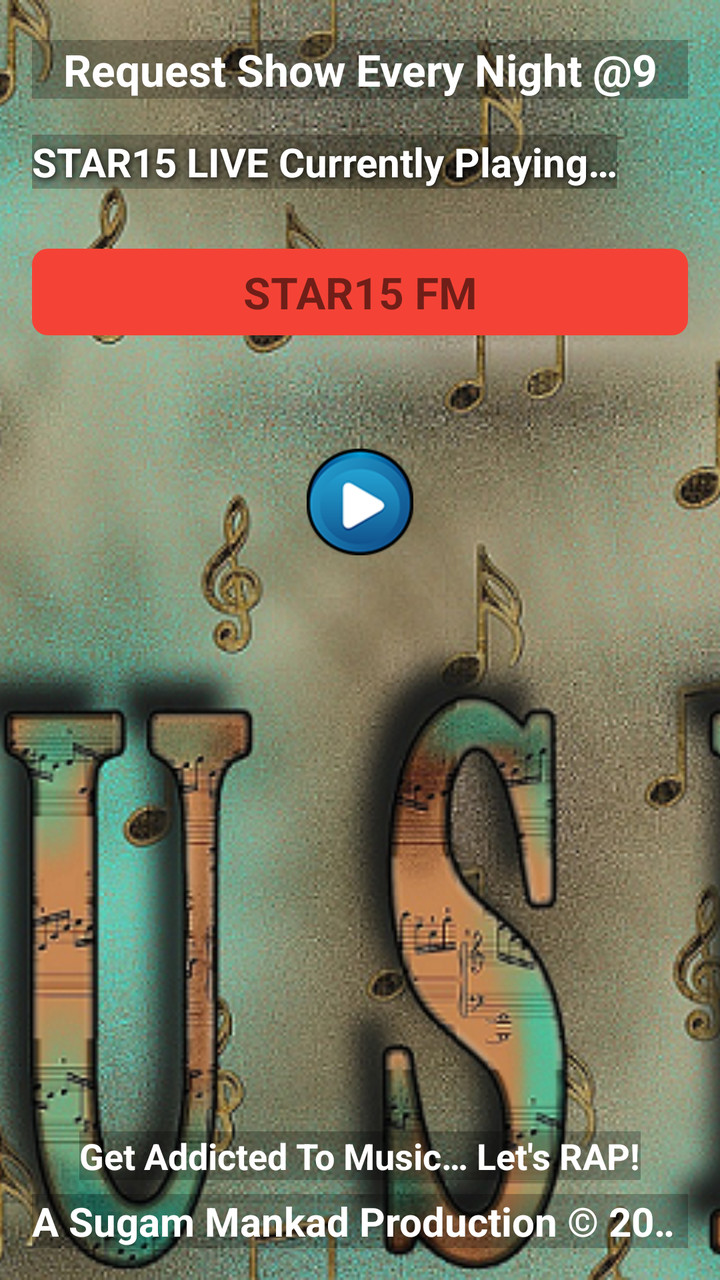
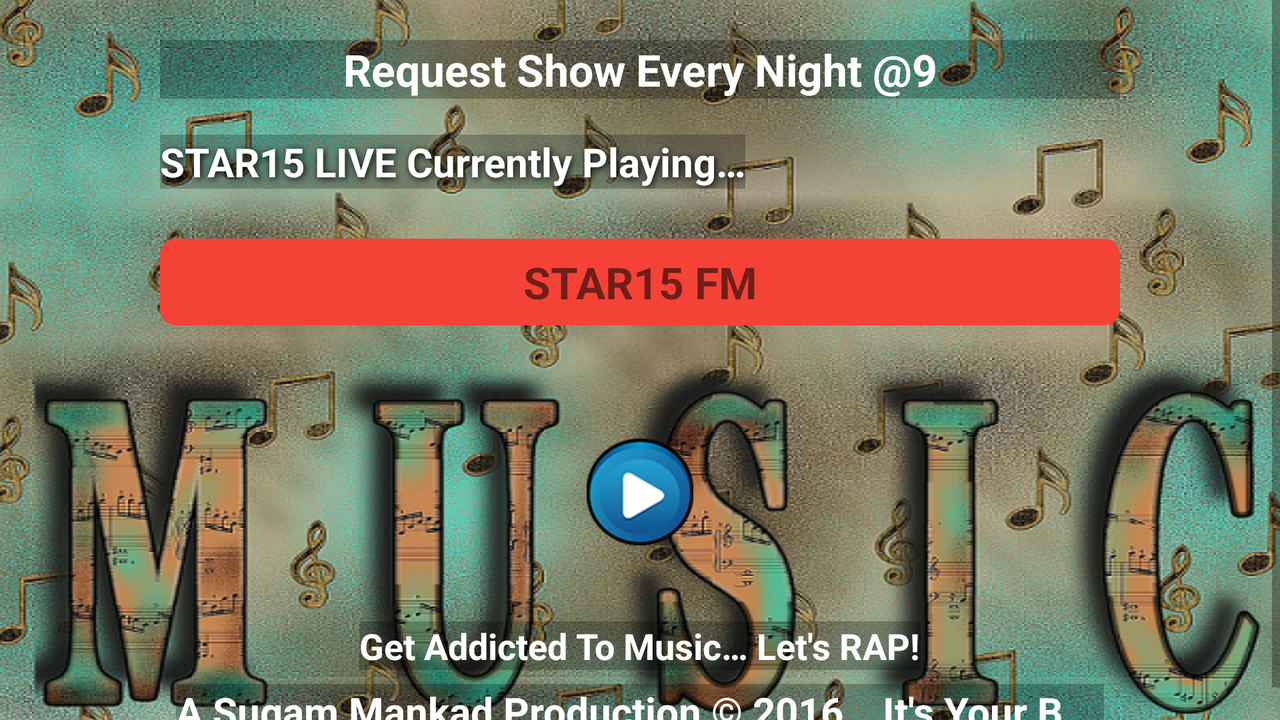

First picture: res/layout/ on a phone held upright. Second picture: the repository's own variant of that layout, on a device whose configuration matches the variant's folder. Source for both follows.
<!-- AndroidManifest.xml: fallback theme Theme.MaterialComponents.DayNight.NoActionBar -->
<!-- res/layout/fm_live.xml -->
<?xml version="1.0" encoding="utf-8"?>
<FrameLayout xmlns:android="http://schemas.android.com/apk/res/android"
    android:id="@+id/album_art_frame"
    android:layout_width="match_parent"
    android:layout_height="match_parent">

    <ImageView
        android:id="@+id/album_art_iv_fm_live"
        android:layout_width="match_parent"
        android:layout_height="match_parent"
        android:scaleType="centerCrop"
        android:src="@mipmap/back_17" />

    <RelativeLayout xmlns:android="http://schemas.android.com/apk/res/android"
        android:id="@+id/backRl"
        android:layout_width="match_parent"
        android:layout_height="match_parent"
        android:paddingEnd="@dimen/layout_padding"
        android:paddingLeft="@dimen/layout_padding"
        android:paddingRight="@dimen/layout_padding"
        android:paddingStart="@dimen/layout_padding"
        android:paddingTop="20dp">

        <RelativeLayout
            android:id="@+id/playCont"
            android:layout_width="wrap_content"
            android:layout_height="wrap_content">

            <TextView
                android:id="@+id/proName"
                android:layout_width="match_parent"
                android:layout_height="wrap_content"
                android:layout_alignParentTop="true"
                android:background="@color/trans_black"
                android:gravity="center_horizontal"
                android:text="@string/current_pro"
                android:textColor="#fff"
                android:textSize="@dimen/text_size_heads"
                android:textStyle="bold" />

            <TextView
                android:id="@+id/songName"
                android:layout_width="wrap_content"
                android:layout_height="wrap_content"
                android:layout_below="@id/proName"
                android:layout_marginBottom="30dp"
                android:layout_marginTop="18dp"
                android:background="@color/trans_black"
                android:ellipsize="marquee"
                android:focusable="true"
                android:marqueeRepeatLimit="marquee_forever"
                android:nextFocusDown="@+id/uName"
                android:scrollHorizontally="true"
                android:shadowColor="#000"
                android:shadowDx="2"
                android:shadowDy="2"
                android:shadowRadius="8"
                android:singleLine="true"
                android:text="@string/current_song"
                android:textColor="#fff"
                android:textSize="@dimen/text_size_20"
                android:textStyle="bold" />

            <TextView
                android:id="@+id/uName"
                android:layout_width="match_parent"
                android:layout_height="wrap_content"
                android:layout_below="@+id/songName"
                android:background="@drawable/text_bg"
                android:focusable="true"
                android:gravity="center_horizontal"
                android:nextFocusDown="@+id/plyB"
                android:nextFocusUp="@id/songName"
                android:text="@string/app_name"
                android:textSize="@dimen/text_size_heads"
                android:textStyle="bold" />

            <ImageButton
                android:id="@+id/plyB"
                android:layout_width="wrap_content"
                android:layout_height="wrap_content"
                android:layout_below="@+id/songName"
                android:layout_centerHorizontal="true"
                android:layout_marginTop="100dp"
                android:background="@null"
                android:contentDescription="@string/play_button"
                android:focusable="true"
                android:nextFocusUp="@id/uName"
                android:src="@mipmap/play2" />
        </RelativeLayout>

        <LinearLayout
            android:layout_width="match_parent"
            android:layout_height="wrap_content"
            android:layout_alignParentBottom="true"
            android:layout_marginBottom="@dimen/layout_padding"
            android:orientation="vertical">

            <TextView
                android:id="@+id/listeners"
                android:layout_width="wrap_content"
                android:layout_height="wrap_content"
                android:layout_gravity="center_horizontal"
                android:layout_marginBottom="@dimen/layout_padding_internal"
                android:background="@color/trans_black"
                android:text="@string/rap"
                android:textColor="#fff"
                android:textSize="@dimen/text_size_small"
                android:textStyle="bold" />


            <TextView
                android:id="@+id/mhead"
                android:layout_width="wrap_content"
                android:layout_height="wrap_content"
                android:layout_gravity="center_horizontal"
                android:background="@color/trans_black"
                android:ellipsize="marquee"
                android:marqueeRepeatLimit="marquee_forever"
                android:scrollHorizontally="true"
                android:singleLine="true"
                android:text="@string/mhead_text"
                android:textColor="#fff"
                android:textSize="@dimen/text_size_20"
                android:textStyle="bold" />
        </LinearLayout>
    </RelativeLayout>
</FrameLayout>
<!-- resources referenced by this layout -->
<resources>
  <color name="trans_black">#40000000</color>
  <dimen name="layout_padding">16dp</dimen>
  <dimen name="layout_padding_internal">7dp</dimen>
  <dimen name="text_size_20">20sp</dimen>
  <dimen name="text_size_heads">22sp</dimen>
  <dimen name="text_size_small">18sp</dimen>
  <!-- drawable text_bg (drawable) -->
  <?xml version="1.0" encoding="utf-8"?>
  <shape xmlns:android="http://schemas.android.com/apk/res/android"
      android:shape="rectangle">
  
      <solid android:color="@color/colorPrimary" />
  
      <corners android:radius="8dp" />
  
      <padding
          android:bottom="@dimen/layout_padding_internal"
          android:left="@dimen/layout_padding_internal"
          android:right="@dimen/layout_padding_internal"
          android:top="@dimen/layout_padding_internal" />
  
  </shape>
  <!-- mipmap back_17: png bitmap (mipmap-hdpi, 769687 bytes) -->
  <!-- mipmap play2: png bitmap (mipmap-hdpi, 9923 bytes) -->
  <string name="app_name">STAR15 FM</string>
  <string name="current_pro">Request Show Every Night @9</string>
  <string name="current_song">STAR15 LIVE Currently Playing…</string>
  <string name="mhead_text">A Sugam Mankad Production © 2016… It\'s Your Boy RJ STAR, Make your Requests &amp; they\'d be played…</string>
  <string name="play_button">Play-Pause Button</string>
  <string name="rap">Get Addicted To Music… Let\'s RAP!</string>
  <color name="colorPrimary">#F44336</color>
</resources>
<!-- res/layout-land/fm_live.xml (the author's variant of the layout above) -->
<!-- drawn on the phone turned sideways -->
<?xml version="1.0" encoding="utf-8"?>
<ScrollView xmlns:android="http://schemas.android.com/apk/res/android"
    android:layout_width="match_parent"
    android:layout_height="match_parent"
    android:background="@mipmap/back_17">

    <FrameLayout
        android:id="@+id/album_art_frame"
        android:layout_width="match_parent"
        android:layout_height="wrap_content">

        <ImageView
            android:id="@+id/album_art_iv_fm_live"
            android:layout_width="match_parent"
            android:layout_height="match_parent"
            android:scaleType="centerCrop" />

        <RelativeLayout
            android:id="@+id/backRl"
            android:layout_width="match_parent"
            android:layout_height="wrap_content"
            android:paddingEnd="@dimen/sides"
            android:paddingLeft="@dimen/sides"
            android:paddingRight="@dimen/sides"
            android:paddingStart="@dimen/sides"
            android:paddingTop="20dp">

            <RelativeLayout
                android:id="@+id/playCont"
                android:layout_width="wrap_content"
                android:layout_height="wrap_content">

                <TextView
                    android:id="@+id/proName"
                    android:layout_width="match_parent"
                    android:layout_height="wrap_content"
                    android:layout_alignParentTop="true"
                    android:background="@color/trans_black"
                    android:gravity="center_horizontal"
                    android:text="@string/current_pro"
                    android:textColor="#fff"
                    android:textSize="@dimen/text_size_heads"
                    android:textStyle="bold" />

                <TextView
                    android:id="@+id/songName"
                    android:layout_width="wrap_content"
                    android:layout_height="wrap_content"
                    android:layout_below="@id/proName"
                    android:layout_marginBottom="25dp"
                    android:layout_marginTop="18dp"
                    android:background="@color/trans_black"
                    android:ellipsize="marquee"
                    android:focusable="true"
                    android:marqueeRepeatLimit="marquee_forever"
                    android:nextFocusDown="@+id/uName"
                    android:scrollHorizontally="true"
                    android:shadowColor="#000"
                    android:shadowDx="2"
                    android:shadowDy="2"
                    android:shadowRadius="8"
                    android:singleLine="true"
                    android:text="@string/current_song"
                    android:textColor="#fff"
                    android:textSize="@dimen/text_size_20"
                    android:textStyle="bold" />

                <TextView
                    android:id="@+id/uName"
                    android:layout_width="match_parent"
                    android:layout_height="wrap_content"
                    android:layout_below="@+id/songName"
                    android:background="@drawable/text_bg"
                    android:focusable="true"
                    android:gravity="center_horizontal"
                    android:nextFocusDown="@+id/plyB"
                    android:nextFocusUp="@id/songName"
                    android:text="@string/app_name"
                    android:textSize="@dimen/text_size_heads"
                    android:textStyle="bold" />

                <ImageButton
                    android:id="@+id/plyB"
                    android:layout_width="wrap_content"
                    android:layout_height="wrap_content"
                    android:layout_below="@+id/songName"
                    android:layout_centerHorizontal="true"
                    android:layout_marginTop="100dp"
                    android:background="@null"
                    android:contentDescription="@string/play_button"
                    android:focusable="true"
                    android:nextFocusUp="@id/uName"
                    android:src="@mipmap/play2" />
            </RelativeLayout>


            <LinearLayout
                android:layout_width="match_parent"
                android:layout_height="wrap_content"
                android:layout_alignParentBottom="true"
                android:layout_below="@+id/playCont"
                android:layout_marginBottom="30dp"
                android:orientation="vertical"
                android:padding="8dp">

                <TextView
                    android:id="@+id/listeners"
                    android:layout_width="wrap_content"
                    android:layout_height="wrap_content"
                    android:layout_gravity="center_horizontal"
                    android:layout_marginBottom="@dimen/layout_padding_internal"
                    android:background="@color/trans_black"
                    android:text="@string/rap"
                    android:textColor="#fff"
                    android:textSize="@dimen/text_size_small"
                    android:textStyle="bold" />


                <TextView
                    android:id="@+id/mhead"
                    android:layout_width="wrap_content"
                    android:layout_height="wrap_content"
                    android:layout_gravity="center_horizontal"
                    android:background="@color/trans_black"
                    android:ellipsize="marquee"
                    android:marqueeRepeatLimit="marquee_forever"
                    android:scrollHorizontally="true"
                    android:singleLine="true"
                    android:text="@string/mhead_text"
                    android:textColor="#fff"
                    android:textSize="@dimen/text_size_20"
                    android:textStyle="bold" />
            </LinearLayout>
        </RelativeLayout>
    </FrameLayout>
</ScrollView>
<!-- resources referenced by the variant -->
<!-- as the phone turned sideways resolves them -->
<resources>
  <color name="trans_black">#40000000</color>
  <dimen name="layout_padding_internal">7dp</dimen>
  <!-- from res/values-land/ -->
  <dimen name="sides">80dp</dimen>
  <dimen name="text_size_20">20sp</dimen>
  <dimen name="text_size_heads">22sp</dimen>
  <dimen name="text_size_small">18sp</dimen>
  <!-- drawable text_bg (drawable) -->
  <?xml version="1.0" encoding="utf-8"?>
  <shape xmlns:android="http://schemas.android.com/apk/res/android"
      android:shape="rectangle">
  
      <solid android:color="@color/colorPrimary" />
  
      <corners android:radius="8dp" />
  
      <padding
          android:bottom="@dimen/layout_padding_internal"
          android:left="@dimen/layout_padding_internal"
          android:right="@dimen/layout_padding_internal"
          android:top="@dimen/layout_padding_internal" />
  
  </shape>
  <!-- mipmap back_17: png bitmap (mipmap-hdpi, 769687 bytes) -->
  <!-- mipmap play2: png bitmap (mipmap-hdpi, 9923 bytes) -->
  <string name="app_name">STAR15 FM</string>
  <string name="current_pro">Request Show Every Night @9</string>
  <string name="current_song">STAR15 LIVE Currently Playing…</string>
  <string name="mhead_text">A Sugam Mankad Production © 2016… It\'s Your Boy RJ STAR, Make your Requests &amp; they\'d be played…</string>
  <string name="play_button">Play-Pause Button</string>
  <string name="rap">Get Addicted To Music… Let\'s RAP!</string>
  <color name="colorPrimary">#F44336</color>
</resources>
